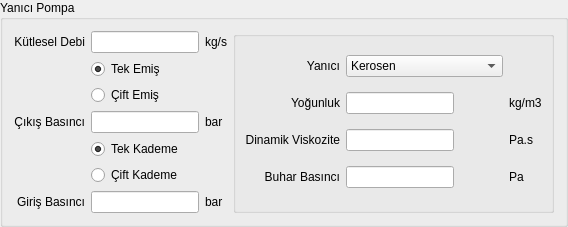
            <widget class="QGroupBox" name="groupBox_14">
             <property name="title">
              <string>Yanıcı Pompa</string>
             </property>
             <layout class="QGridLayout" name="gridLayout_13">
              <item row="8" column="1">
               <widget class="QLineEdit" name="lineEdit_yan_inlet">
                <property name="enabled">
                 <bool>true</bool>
                </property>
                <property name="sizePolicy">
                 <sizepolicy hsizetype="Fixed" vsizetype="Fixed">
                  <horstretch>0</horstretch>
                  <verstretch>0</verstretch>
                 </sizepolicy>
                </property>
                <property name="alignment">
                 <set>Qt::AlignRight|Qt::AlignTrailing|Qt::AlignVCenter</set>
                </property>
               </widget>
              </item>
              <item row="5" column="2">
               <widget class="QLabel" name="label_80">
                <property name="text">
                 <string>bar</string>
                </property>
               </widget>
              </item>
              <item row="3" column="1">
               <widget class="QRadioButton" name="radioButton_yan_tekEmis">
                <property name="text">
                 <string>Tek Emiş</string>
                </property>
                <property name="checked">
                 <bool>true</bool>
                </property>
                <attribute name="buttonGroup">
                 <string notr="true">buttonGroup_3</string>
                </attribute>
               </widget>
              </item>
              <item row="8" column="0">
               <widget class="QLabel" name="label_79">
                <property name="text">
                 <string>Giriş Basıncı</string>
                </property>
                <property name="alignment">
                 <set>Qt::AlignRight|Qt::AlignTrailing|Qt::AlignVCenter</set>
                </property>
               </widget>
              </item>
              <item row="2" column="3" rowspan="7">
               <widget class="QGroupBox" name="groupBox_15">
                <property name="minimumSize">
                 <size>
                  <width>0</width>
                  <height>0</height>
                 </size>
                </property>
                <property name="title">
                 <string/>
                </property>
                <property name="flat">
                 <bool>false</bool>
                </property>
                <layout class="QGridLayout" name="gridLayout_14">
                 <item row="0" column="0">
                  <widget class="QLabel" name="label_72">
                   <property name="text">
                    <string>Yanıcı</string>
                   </property>
                   <property name="alignment">
                    <set>Qt::AlignRight|Qt::AlignTrailing|Qt::AlignVCenter</set>
                   </property>
                  </widget>
                 </item>
                 <item row="2" column="2">
                  <widget class="QLabel" name="label_73">
                   <property name="text">
                    <string>Pa.s</string>
                   </property>
                  </widget>
                 </item>
                 <item row="2" column="1">
                  <widget class="QLineEdit" name="lineEdit_yan_dynamicViscosity">
                   <property name="enabled">
                    <bool>true</bool>
                   </property>
                   <property name="sizePolicy">
                    <sizepolicy hsizetype="Fixed" vsizetype="Fixed">
                     <horstretch>0</horstretch>
                     <verstretch>0</verstretch>
                    </sizepolicy>
                   </property>
                  </widget>
                 </item>
                 <item row="3" column="1">
                  <widget class="QLineEdit" name="lineEdit_yan_vaporPressure">
                   <property name="enabled">
                    <bool>true</bool>
                   </property>
                   <property name="sizePolicy">
                    <sizepolicy hsizetype="Fixed" vsizetype="Fixed">
                     <horstretch>0</horstretch>
                     <verstretch>0</verstretch>
                    </sizepolicy>
                   </property>
                  </widget>
                 </item>
                 <item row="1" column="2">
                  <widget class="QLabel" name="label_75">
                   <property name="text">
                    <string>kg/m3</string>
                   </property>
                  </widget>
                 </item>
                 <item row="0" column="1">
                  <widget class="QComboBox" name="comboBox_yan">
                   <item>
                    <property name="text">
                     <string>Kerosen</string>
                    </property>
                   </item>
                   <item>
                    <property name="text">
                     <string>Kullanıcı Tanımlı Yanıcı</string>
                    </property>
                   </item>
                  </widget>
                 </item>
                 <item row="3" column="2">
                  <widget class="QLabel" name="label_74">
                   <property name="text">
                    <string>Pa</string>
                   </property>
                  </widget>
                 </item>
                 <item row="1" column="1">
                  <widget class="QLineEdit" name="lineEdit_yan_density">
                   <property name="enabled">
                    <bool>true</bool>
                   </property>
                   <property name="sizePolicy">
                    <sizepolicy hsizetype="Fixed" vsizetype="Fixed">
                     <horstretch>0</horstretch>
                     <verstretch>0</verstretch>
                    </sizepolicy>
                   </property>
                  </widget>
                 </item>
                 <item row="2" column="0">
                  <widget class="QLabel" name="label_76">
                   <property name="text">
                    <string>Dinamik Viskozite</string>
                   </property>
                   <property name="alignment">
                    <set>Qt::AlignRight|Qt::AlignTrailing|Qt::AlignVCenter</set>
                   </property>
                  </widget>
                 </item>
                 <item row="1" column="0">
                  <widget class="QLabel" name="label_77">
                   <property name="text">
                    <string>Yoğunluk</string>
                   </property>
                   <property name="alignment">
                    <set>Qt::AlignRight|Qt::AlignTrailing|Qt::AlignVCenter</set>
                   </property>
                  </widget>
                 </item>
                 <item row="3" column="0">
                  <widget class="QLabel" name="label_78">
                   <property name="text">
                    <string>Buhar Basıncı</string>
                   </property>
                   <property name="alignment">
                    <set>Qt::AlignRight|Qt::AlignTrailing|Qt::AlignVCenter</set>
                   </property>
                  </widget>
                 </item>
                </layout>
               </widget>
              </item>
              <item row="5" column="0">
               <widget class="QLabel" name="label_81">
                <property name="text">
                 <string>Çıkış Basıncı</string>
                </property>
                <property name="alignment">
                 <set>Qt::AlignRight|Qt::AlignTrailing|Qt::AlignVCenter</set>
                </property>
               </widget>
              </item>
              <item row="8" column="2">
               <widget class="QLabel" name="label_82">
                <property name="text">
                 <string>bar</string>
                </property>
               </widget>
              </item>
              <item row="2" column="2">
               <widget class="QLabel" name="label_83">
                <property name="text">
                 <string>kg/s</string>
                </property>
               </widget>
              </item>
              <item row="2" column="0">
               <widget class="QLabel" name="label_84">
                <property name="text">
                 <string>Kütlesel Debi</string>
                </property>
                <property name="alignment">
                 <set>Qt::AlignRight|Qt::AlignTrailing|Qt::AlignVCenter</set>
                </property>
               </widget>
              </item>
              <item row="5" column="1">
               <widget class="QLineEdit" name="lineEdit_yan_exit">
                <property name="sizePolicy">
                 <sizepolicy hsizetype="Fixed" vsizetype="Fixed">
                  <horstretch>0</horstretch>
                  <verstretch>0</verstretch>
                 </sizepolicy>
                </property>
                <property name="alignment">
                 <set>Qt::AlignRight|Qt::AlignTrailing|Qt::AlignVCenter</set>
                </property>
               </widget>
              </item>
              <item row="2" column="1">
               <widget class="QLineEdit" name="lineEdit_yan_debi">
                <property name="sizePolicy">
                 <sizepolicy hsizetype="Fixed" vsizetype="Fixed">
                  <horstretch>0</horstretch>
                  <verstretch>0</verstretch>
                 </sizepolicy>
                </property>
                <property name="alignment">
                 <set>Qt::AlignRight|Qt::AlignTrailing|Qt::AlignVCenter</set>
                </property>
               </widget>
              </item>
              <item row="6" column="1">
               <widget class="QRadioButton" name="radioButton_yan_tekKademe">
                <property name="text">
                 <string>Tek Kademe</string>
                </property>
                <property name="checked">
                 <bool>true</bool>
                </property>
                <attribute name="buttonGroup">
                 <string notr="true">buttonGroup_4</string>
                </attribute>
               </widget>
              </item>
              <item row="7" column="1">
               <widget class="QRadioButton" name="radioButton_yan_ciftKademe">
                <property name="text">
                 <string>Çift Kademe</string>
                </property>
                <attribute name="buttonGroup">
                 <string notr="true">buttonGroup_4</string>
                </attribute>
               </widget>
              </item>
              <item row="4" column="1">
               <widget class="QRadioButton" name="radioButton_yan_ciftEmis">
                <property name="text">
                 <string>Çift Emiş</string>
                </property>
                <attribute name="buttonGroup">
                 <string notr="true">buttonGroup_3</string>
                </attribute>
               </widget>
              </item>
             </layout>
            </widget>
